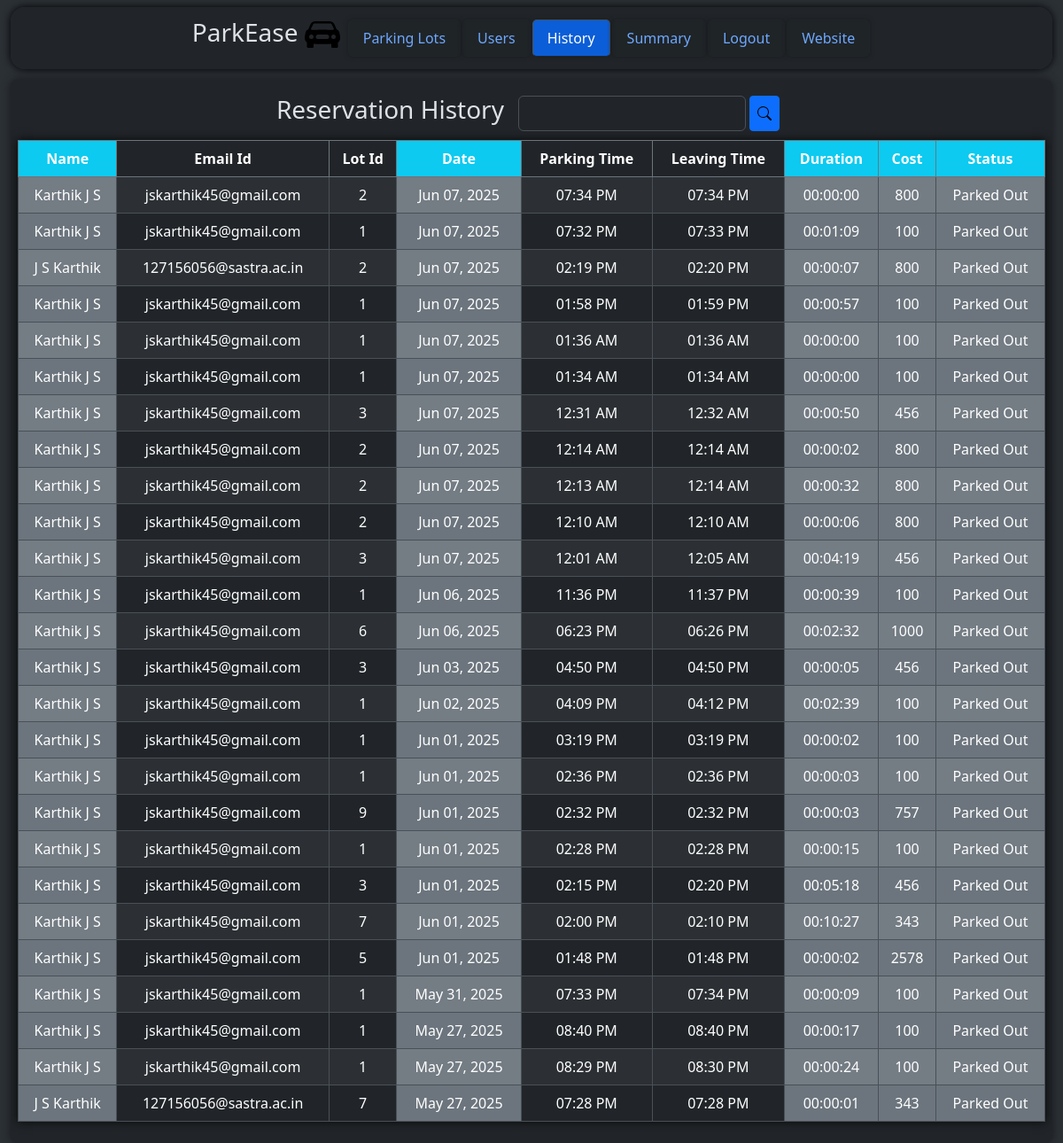
/admin/dashboard/history (signed in), run on an earlier commit of the app's database.
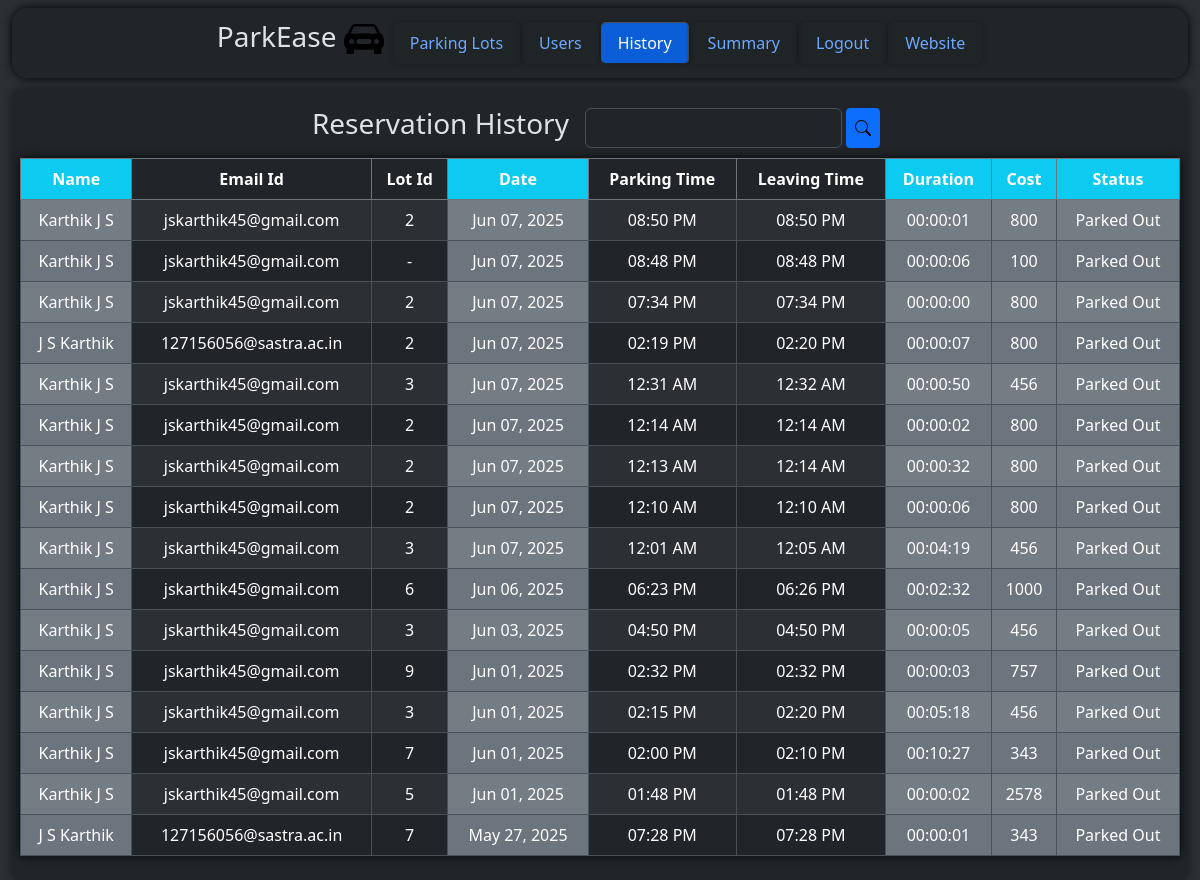
And on a later commit of the database.
### models/parkingInfo.py (models this page shows, shortened)
class ReservedParkingSpot(db.Model) :
    __tablename__ = "reservedparkingspot"
    id = db.Column(db.Integer, primary_key = True, autoincrement = True)
    parkingSpotId = db.Column(db.Integer, db.ForeignKey("parkingspot.id"))
    userId = db.Column(db.Integer, db.ForeignKey("user.id"))
    parkingTimestamp = db.Column(db.DateTime)
    leavingTimestamp = db.Column(db.DateTime)
    totalCost = db.Column(db.Integer)
    vehicleNumber = db.Column(db.String)

class ParkingLot(db.Model) :
    __tablename__ = "parkinglot"
    id = db.Column(db.Integer, primary_key = True, autoincrement = True)
    landmark = db.Column(db.String)
    noOfParkingSpots = db.Column(db.Integer)
    pricePerHr = db.Column(db.Integer)
    addressId = db.Column(db.Integer, db.ForeignKey("address.id"))
    address = db.relationship("Address", uselist = False, backref = "parkingLot")
    parkingSpots = db.relationship("ParkingSpot", backref = "parkingLot") #parking lot and parking spot is 1 - M

### models/userInfo.py (models this page shows, shortened)
class User(db.Model) :
    __tablename__ = "user"
    id = db.Column(db.Integer, primary_key = True, autoincrement = True)
    firstName = db.Column(db.String)
    lastName = db.Column(db.String)
    age = db.Column(db.Integer)
    addressId = db.Column(db.Integer, db.ForeignKey("address.id"))
    email = db.Column(db.String, unique = True)
    password = db.Column(db.String, unique = True)
    address = db.relationship("Address", backref = "users") #user and address is M - 1
    reservedParkingSpots = db.relationship("ReservedParkingSpot", backref = "user") #user and reserved parking spot is 1 - M

### controllers/adminDashboard.py (the view)
@adminbp.route("/dashboard/history", methods = ["GET"])
def history() :
    if request.method == "GET" :
        return render_template("admin/reservationHistory.html", reservedParkingSpots = viewHistory())

### controllers/adminDashboard.py (called while the page is built)
@adminbp.before_request
def restrict() :
    if session.get("type") != "admin" :
        return redirect(url_for("general.signIn"))

def viewHistory() :
    return db.session.execute(db.select(ReservedParkingSpot).order_by(nulls_first(desc(ReservedParkingSpot.parkingTimestamp)))).scalars().all()

### templates/admin/reservationHistory.html (shortened to what the changed rows need)
<!DOCTYPE html>
<html class = "h-100" data-bs-theme = "dark">
    <head>
        <link rel = "stylesheet" href = "/static/bootstrap/css/bootstrap.min.css"/>
        <link rel = "stylesheet" href = "/static/css/style.css"/>
    </head>
    <body class = "h-100">
        <div class = "container-fluid bg-body-tertiary min-vh-100">
            <div class = "rounded-3 container-fluid bg-body p-2 overflow-auto" style = "height: 80%; width: 100%; margin-top: 90px; box-shadow: 0 0 10px rgb(24, 26, 29);">
                <div>
                    <table class = "table table-striped table-bordered table-hover text-center" style = "box-shadow: 0 0 10px rgb(7, 8, 8)">
                        <thead class = "border-secondary">
                            <tr>
                                <th class = "bg-info">
                                    Name
                                </th>
                                <th>
                                    Email Id
                                </th>
                                <th>
                                    Lot Id
                                </th>
                                <th class = "bg-info">
                                    Date
                                </th>
                                <th>
                                    Parking Time
                                </th>
                                <th>
                                    Leaving Time
                                </th>
                                <th class = "bg-info">
                                    Duration
                                </th>
                                <th class = "bg-info">
                                    Cost
                                </th>
                                <th class = "bg-info">
                                    Status
                                </th>
                            </tr>
                        </thead>
                        <tbody>
                            {% for reservedParkingSpot in reservedParkingSpots %}
                                <tr>
                                    <td class = "bg-secondary">
                                        {{ reservedParkingSpot.user.firstName }} {{ reservedParkingSpot.user.lastName }}
                                    </td>
                                    <td>
                                        {{ reservedParkingSpot.user.email }}
                                    </td>
                                    <td>
                                        {% if reservedParkingSpot.parkingSpot is not none %}
                                            {{ reservedParkingSpot.parkingSpot.parkingLot.id }}
                                        {% else %}
                                            -
                                        {% endif %}
                                    </td>
                                    {% if reservedParkingSpot.parkingTimestamp is none %}
                                        {% set a = 1 %}
                                        <td class = "bg-secondary">
                                            -
                                        </td>
                                        <td>
                                            -
                                        </td>
                                    {% else %}
                                        <td class = "bg-secondary">
                                            {{ reservedParkingSpot.parkingTimestamp.strftime("%b %d, %Y") }}
                                        </td>
                                        <td>
                                            {{  reservedParkingSpot.parkingTimestamp.strftime("%I:%M %p") }}
                                        </td>
                                    {% endif %}
                                    {% if reservedParkingSpot.leavingTimestamp is none %}
                                        {% set b = 1 %}
                                        <td>
                                            -
                                        </td>
                                        <td class = "bg-secondary">
                                            -
                                        </td>
                                        <td class = "bg-secondary">
                                            -
                                        </td>
                                    {% else %}
                                        <td>
                                            {{ reservedParkingSpot.leavingTimestamp.strftime("%I:%M %p") }}
                                        </td>
                                        <td class = "bg-secondary">
                                            {% set dur = (reservedParkingSpot.leavingTimestamp - reservedParkingSpot.parkingTimestamp).total_seconds() | int %}
                                            {{ "%02d" | format(dur // 3600) }}:{{ "%02d" | format((dur % 3600) // 60) }}:{{ "%02d" | format(dur % 60) }}
                                        </td>
                                        <td class = "bg-secondary">
                                            {{ reservedParkingSpot.totalCost }}
                                        </td>
                                    {% endif %}
                                    {% if a == 1 %}
                                        <td class = "bg-danger">
                                            Reserved
                                        </td>
                                    {% elif b == 1 %}
                                        <td class = "bg-success">
                                            Occupied
                                        </td>
                                    {% else %}
                                        <td class = "bg-secondary">
                                            Parked Out
                                        </td>
                                    {% endif %}
                                </tr>
                            {% endfor %}
                        </tbody>
                    </table>
                </div>
            </div>
        </div>
    </body>
</html>

What changed in the data, as far as the page shows it:
removed ReservedParkingSpot: user.firstName "Karthik", user.lastName "J S", user.email "jskarthik45@gmail.com", parkingSpot.parkingLot.id "1", parkingTimestamp "Jun 07, 2025", parkingTimestamp "07:32 PM", leavingTimestamp "07:33 PM", dur "00", value "01", dur "09", totalCost "100"
removed ReservedParkingSpot: user.firstName "Karthik", user.lastName "J S", user.email "jskarthik45@gmail.com", parkingSpot.parkingLot.id "1", parkingTimestamp "Jun 07, 2025", parkingTimestamp "01:58 PM", leavingTimestamp "01:59 PM", dur "00", value "00", dur "57", totalCost "100"
removed ReservedParkingSpot: user.firstName "Karthik", user.lastName "J S", user.email "jskarthik45@gmail.com", parkingSpot.parkingLot.id "1", parkingTimestamp "Jun 07, 2025", parkingTimestamp "01:36 AM", leavingTimestamp "01:36 AM", dur "00", value "00", totalCost "100"
removed ReservedParkingSpot: user.firstName "Karthik", user.lastName "J S", user.email "jskarthik45@gmail.com", parkingSpot.parkingLot.id "1", parkingTimestamp "Jun 07, 2025", parkingTimestamp "01:34 AM", leavingTimestamp "01:34 AM", dur "00", value "00", totalCost "100"
removed ReservedParkingSpot: user.firstName "Karthik", user.lastName "J S", user.email "jskarthik45@gmail.com", parkingSpot.parkingLot.id "1", parkingTimestamp "Jun 06, 2025", parkingTimestamp "11:36 PM", leavingTimestamp "11:37 PM", dur "00", value "00", dur "39", totalCost "100"
removed ReservedParkingSpot: user.firstName "Karthik", user.lastName "J S", user.email "jskarthik45@gmail.com", parkingSpot.parkingLot.id "1", parkingTimestamp "Jun 02, 2025", parkingTimestamp "04:09 PM", leavingTimestamp "04:12 PM", dur "00", value "02", dur "39", totalCost "100"
removed ReservedParkingSpot: user.firstName "Karthik", user.lastName "J S", user.email "jskarthik45@gmail.com", parkingSpot.parkingLot.id "1", parkingTimestamp "Jun 01, 2025", parkingTimestamp "03:19 PM", leavingTimestamp "03:19 PM", dur "00", value "00", dur "02", totalCost "100"
removed ReservedParkingSpot: user.firstName "Karthik", user.lastName "J S", user.email "jskarthik45@gmail.com", parkingSpot.parkingLot.id "1", parkingTimestamp "Jun 01, 2025", parkingTimestamp "02:36 PM", leavingTimestamp "02:36 PM", dur "00", value "00", dur "03", totalCost "100"
removed ReservedParkingSpot: user.firstName "Karthik", user.lastName "J S", user.email "jskarthik45@gmail.com", parkingSpot.parkingLot.id "1", parkingTimestamp "Jun 01, 2025", parkingTimestamp "02:28 PM", leavingTimestamp "02:28 PM", dur "00", value "00", dur "15", totalCost "100"
removed ReservedParkingSpot: user.firstName "Karthik", user.lastName "J S", user.email "jskarthik45@gmail.com", parkingSpot.parkingLot.id "1", parkingTimestamp "May 31, 2025", parkingTimestamp "07:33 PM", leavingTimestamp "07:34 PM", dur "00", value "00", dur "09", totalCost "100"
removed ReservedParkingSpot: user.firstName "Karthik", user.lastName "J S", user.email "jskarthik45@gmail.com", parkingSpot.parkingLot.id "1", parkingTimestamp "May 27, 2025", parkingTimestamp "08:40 PM", leavingTimestamp "08:40 PM", dur "00", value "00", dur "17", totalCost "100"
removed ReservedParkingSpot: user.firstName "Karthik", user.lastName "J S", user.email "jskarthik45@gmail.com", parkingSpot.parkingLot.id "1", parkingTimestamp "May 27, 2025", parkingTimestamp "08:29 PM", leavingTimestamp "08:30 PM", dur "00", value "00", dur "24", totalCost "100"
added ReservedParkingSpot: user.firstName "Karthik", user.lastName "J S", user.email "jskarthik45@gmail.com", parkingSpot.parkingLot.id "2", parkingTimestamp "Jun 07, 2025", parkingTimestamp "08:50 PM", leavingTimestamp "08:50 PM", dur "00", value "00", dur "01", totalCost "800"
added ReservedParkingSpot: user.firstName "Karthik", user.lastName "J S", user.email "jskarthik45@gmail.com", parkingTimestamp "Jun 07, 2025", parkingTimestamp "08:48 PM", leavingTimestamp "08:48 PM", dur "00", value "00", dur "06", totalCost "100"
